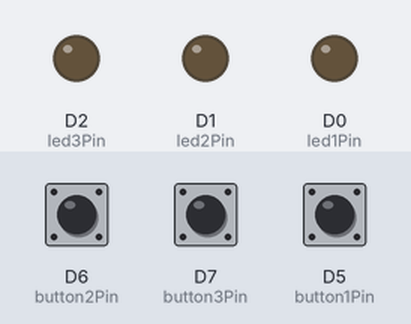
A sketch run on a simulated ESP8266 (NodeMCU). Shown: output pins drawn as LEDs (lit = HIGH). The test bench sets the inputs (shaded band); at power-on: D6 (button2Pin) HIGH, D7 (button3Pin) HIGH, D5 (button1Pin) HIGH.

Above: at 1.2 s.
1.3 s: D6 (button2Pin) pulled LOW for 0.15 s
At 1.37 s:
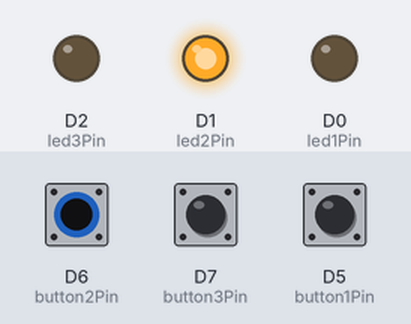
2.9 s: D7 (button3Pin) pulled LOW for 0.15 s
At 2.97 s:
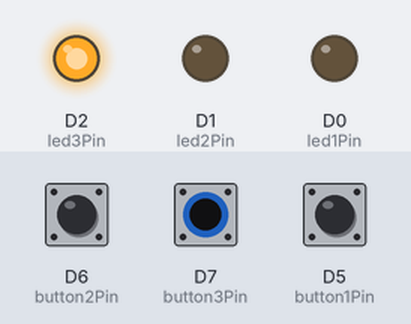
4.5 s: D5 (button1Pin) pulled LOW for 0.15 s
At 4.57 s:
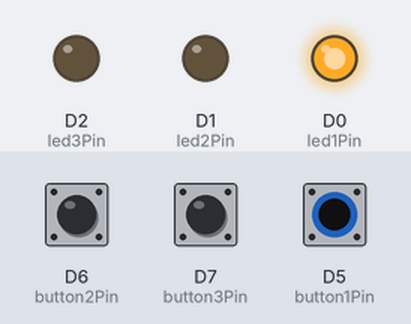
6.1 s: D5 (button1Pin) pulled LOW for 3.2 s
At 10.0 s:
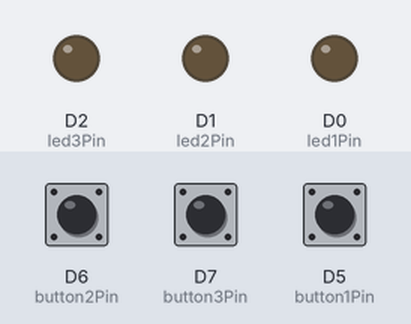
10.8 s: D6 (button2Pin) pulled LOW for 3.2 s
At 11.1 s:
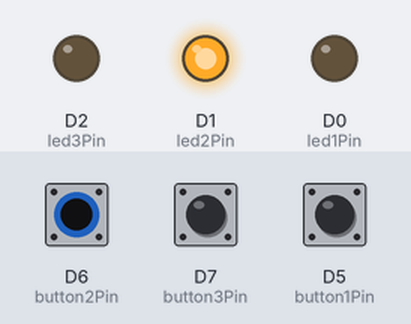
15.5 s: D6 (button2Pin) driven LOW and D7 (button3Pin) driven LOW
At 15.9 s:
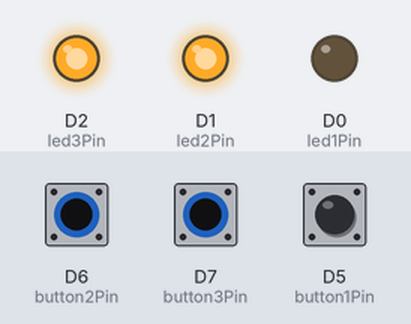
Timing chart, 0 to 18.0 s (numbered marks = the images above; inputs shaded):
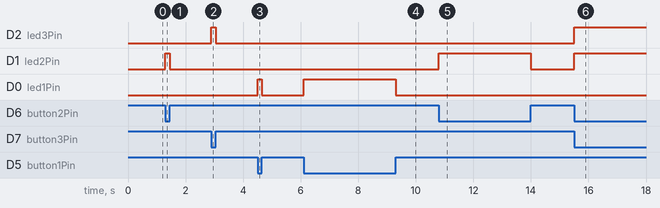

Measured:
- after the input at 1.3 s, D1 (led2Pin): LOW → HIGH at once, → LOW 0.15 s later
- after the input at 2.9 s, D2 (led3Pin): LOW → HIGH at once, → LOW 0.15 s later
- after the input at 4.5 s, D0 (led1Pin): LOW → HIGH at once, → LOW 0.15 s later
- after the input at 6.1 s, D0 (led1Pin): LOW → HIGH at once, → LOW 3.2 s later
- after the input at 10.8 s, D1 (led2Pin): LOW → HIGH at once, → LOW 3.2 s later
- after the input at 15.5 s, D2 (led3Pin), D1 (led2Pin): LOW → HIGH at once

The sketch:

Controlling_Triple_LED_using_Momentary_Switch.ino
```cpp
// Arduino.h நூலகத்தை சேர்க்க தேவையில்லை (Arduino IDE-ல் default ஆக சேர்க்கப்படும்)
// No need to manually include <Arduino.h> in Arduino IDE

// === LED மற்றும் பொத்தான் முள் வரையறைகள் ===
// Define LED and button pins for NodeMCU

const int led1Pin = D0;  // LED 1 – D0 (GPIO16) – முதலாம் LED D0-க்கு இணைக்கப்பட்டுள்ளது
const int led2Pin = D1;  // LED 2 – D1 (GPIO5)  – இரண்டாம் LED D1-க்கு
const int led3Pin = D2;  // LED 3 – D2 (GPIO4)  – மூன்றாம் LED D2-க்கு

const int button1Pin = D5;  // Button 1 – D5 (GPIO14) – முதலாம் பொத்தான் D5-க்கு
const int button2Pin = D6;  // Button 2 – D6 (GPIO12) – இரண்டாம் பொத்தான் D6-க்கு
const int button3Pin = D7;  // Button 3 – D7 (GPIO13) – மூன்றாம் பொத்தான் D7-க்கு

void setup() {
  // === LED முள் OUT ஆக அமைத்தல் ===
  pinMode(led1Pin, OUTPUT);  // LED 1 பயன்படுத்தும் D0 ஐ OUT ஆக அமைக்கவும்
  pinMode(led2Pin, OUTPUT);  // LED 2 பயன்படுத்தும் D1
  pinMode(led3Pin, OUTPUT);  // LED 3 பயன்படுத்தும் D2

  // === பொத்தான் INPUT_PULLUP ஆக அமைத்தல் ===
  pinMode(button1Pin, INPUT_PULLUP);  // Button 1 பயன்படுத்தும் D5 ஐ INPUT_PULLUP ஆக அமைக்கவும்
  pinMode(button2Pin, INPUT_PULLUP);  // Button 2 பயன்படுத்தும் D6
  pinMode(button3Pin, INPUT_PULLUP);  // Button 3 பயன்படுத்தும் D7
}

void loop() {
  // === பொத்தான்களின் நிலையை வாசிக்கவும் ===
  int button1State = digitalRead(button1Pin);  // Button 1 நிலையை வாசிக்கவும்
  int button2State = digitalRead(button2Pin);  // Button 2
  int button3State = digitalRead(button3Pin);  // Button 3

  // === பொத்தான் அழுத்தம் அடிப்படையில் LEDஐ இயக்கவும் ===
  digitalWrite(led1Pin, button1State == LOW ? HIGH : LOW);  // Button 1 அழுத்தப்பட்டால் LED 1 ON ஆகும், இல்லையெனில் OFF
  digitalWrite(led2Pin, button2State == LOW ? HIGH : LOW);  // Button 2 → LED 2
  digitalWrite(led3Pin, button3State == LOW ? HIGH : LOW);  // Button 3 → LED 3
}
```
